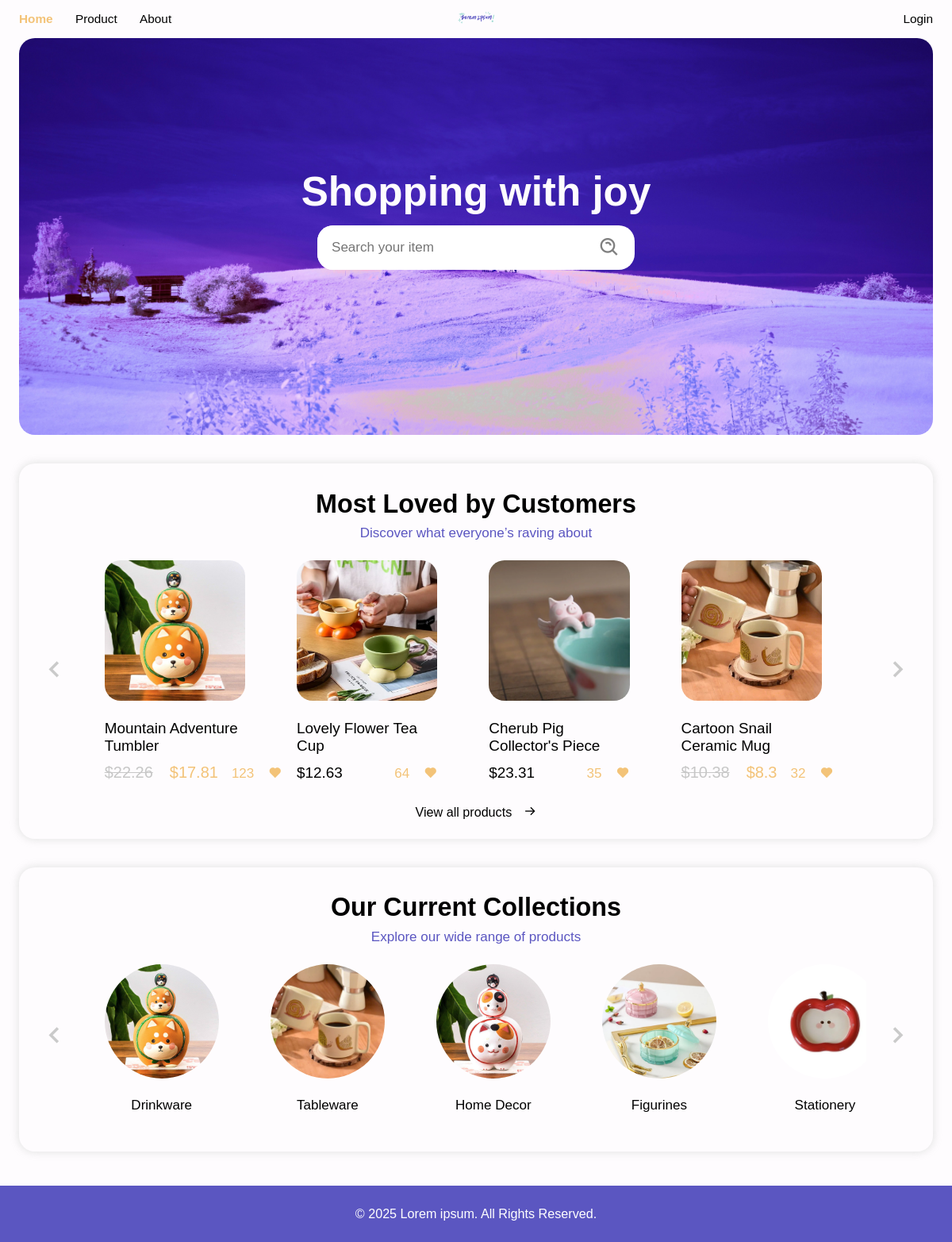
The page / on the database its author committed.
### tables this page shows
CREATE TABLE `products` (
  `id` int NOT NULL AUTO_INCREMENT,
  `title` varchar(255) NOT NULL,
  `imageLink` text,
  `productDesc` text,
  `catID` int DEFAULT NULL,
  `createdDate` datetime DEFAULT CURRENT_TIMESTAMP,
  `price` decimal(10,2) DEFAULT NULL,
  `salesAmount` decimal(10,0) DEFAULT '0',
  `inStock` decimal(10,0) DEFAULT '0',
  `discount` decimal(5,2) DEFAULT '0.00',
  PRIMARY KEY (`id`),
  KEY `catID` (`catID`),
  CONSTRAINT `products_ibfk_1` FOREIGN KEY (`catID`) REFERENCES `categories` (`catID`)
);

CREATE TABLE `categories` (
  `catID` int NOT NULL AUTO_INCREMENT,
  `catName` varchar(255) DEFAULT NULL,
  PRIMARY KEY (`catID`)
);

### app/db.php (called while the page is built, shortened)
<?php
class Database {
    public static $instance = null;
    public function __construct() {
        $this->connection = new mysqli('localhost','root','','lorem_ipsum');
    }
    public static function get_instance() {
        if (self::$instance == null) {
            self::$instance = new Database();
        }
        return self::$instance->connection;
    }
}
?>

### app/models/ProductModel.php (called while the page is built, shortened)
<?php
require_once __DIR__ . "../../db.php";
class ProductModel
{
    private $db;
    public function __construct()
    {
        $this->db = Database::get_instance();
    }
    public function get_most_popular($limit) {
        $sql = "SELECT * FROM products ORDER BY salesAmount DESC LIMIT ?";
        $stmt = $this->db->prepare($sql);
        $stmt->bind_param("i", $limit);
        $stmt->execute();
        $result = $stmt->get_result();
        return $result->fetch_all(MYSQLI_ASSOC);
    }
    public function get_categories_with_images() {
        $stmt = $this->db->prepare("CALL GetFirstImagePerCategory()");
        $stmt->execute();
        $result = $stmt->get_result();
        $categories = $result->fetch_all(MYSQLI_ASSOC);
        return $categories;
    }
}

### app/views/user/home.php (the view, shortened to what this page needs)
<div class="container">
    <div class="banner container" style="background-image: url('<?= e(IMAGE_PATH . "bg-purple.jpg") ?>')">
        <h1>Shopping with joy</h1>
        <div class="container">
            <form id="search-item" action="<?= e(BASE_URL . 'product/')?>" method="POST">
                <div id="search-bar">
                    <input type="text" name='title' placeholder="Search your item">
                    <button type="submit" class="btn-transparent"><i class='bx bx-search-alt'></i></button>
                </div>
            </form>
        </div>
    </div>
    <div class="home-box" id="home-popular">
        <h1>Most Loved by Customers</h1>
        <span class="c-iris">Discover what everyone’s raving about</span>
        <div class="flex">
            <button class="btn-transparent" onclick="overflowMove('home-popular', -500)">
                <i class='bx bx-chevron-left'></i>
            </button>
            <div class="flex overflow-x stretch">
                <?php foreach ($popular as $pop): ?>
                    <a
                        href="<?= e(PRODUCT_URL . slugify($pop["title"]) . "-" . $pop["id"]) ?>"
                        class="card container space-between">
                        <div>
                            <img src="<?= e(IMAGE_PATH . $pop["imageLink"]) ?>" alt="">
                            <h3 class="mt-2"><?= e($pop['title']) ?></h3>
                        </div>
                        <div class="flex space-between end">
                            <?php getDiscount($pop) ?>
                            <span class="flex c-yellow"><?= e($pop['salesAmount']) ?><i class='bx bxs-heart'></i></span>
                        </div>
                    </a>
                <?php endforeach; ?>
            </div>
            <button class="btn-transparent" onclick="overflowMove('home-popular',500)">
                <i class='bx bx-chevron-right'></i>
            </button>
        </div>
        <a href="<?= PRODUCT_URL ?>">View all products<i class='ms-1 bx bx-arrow-back bx-rotate-180'></i></a>
    </div>
    <div class="home-box" id="home-categories">
        <h1>Our Current Collections</h1>
        <span class="c-iris">Explore our wide range of products</span>
        <div class="flex">
            <button class="btn-transparent" onclick="overflowMove('home-categories',-500)">
                <i class='bx bx-chevron-left'></i>
            </button>
            <div class="flex overflow-x stretch">
                <?php foreach ($categories as $cat): ?>
                    <a
                        href="<?= e(PRODUCT_URL . "category/" . slugify($cat['catName']) . "-" . $cat['catID']) ?>"
                        class="card container">
                        <img src="<?= e(IMAGE_PATH . $cat["imageLink"]) ?>" alt="">
                        <span><?= e($cat['catName']) ?></span>
                    </a>
                <?php endforeach; ?>
            </div>
            <button class="btn-transparent" onclick="overflowMove('home-categories',500)">
                <i class='bx bx-chevron-right'></i>
            </button>
        </div>
    </div>
</div>

### index.php (shortened to what this page needs)
<?php
require_once __DIR__ . '/app/controllers/HomeController.php';
require_once __DIR__ . '/app/controllers/ProductController.php';
require_once __DIR__ . '/app/utils.php';
?>
<?php
$page = isset($_GET['page']) ? $_GET['page'] : 'home';
$valid_pages = ['home', 'product', 'about', 'login', 'register', 'logout', 'admin', 'cart'];
$home_controller = new HomeController();
?>
<!DOCTYPE html>
<html lang="en">
<head>
    <link rel="stylesheet" href="<?= STYLE_PATH ?>">
    <link href='https://unpkg.com/boxicons@2.1.4/css/boxicons.min.css' rel='stylesheet'>
    <link rel="stylesheet" href="https://unpkg.com/leaflet/dist/leaflet.css" />
    <link rel="stylesheet" href="https://cdn.jsdelivr.net/npm/sweetalert2@11/dist/sweetalert2.min.css">
</head>
<body>
    <?php
    if (!in_array($page, ['login', 'register'])) {
        include "app/views/include/header.php";
    }
    ?>
    <?php
    if (in_array($page, $valid_pages)) {
        switch ($page) {
            default:
                $home_controller->index();
        }
    } else {
        require '404.php';
    }
    ?>
    <?php
    include "app/views/include/footer.php";
    ?>
</body>
</html>

### app/views/include/header.php
<header>
	<?php require __DIR__ . "/nav.php"; ?>
	<a href="<?= e(BASE_URL) ?>" id="logo"><img class="logo" src="<?= e(IMAGE_PATH . "logo.png") ?>" alt="lorem ipsum"></a>
	<?php require __DIR__ . "/info.php"; ?>
</header>

### app/views/include/nav.php (shortened to what this page needs)
<div class="dynamic-nav" data-state="<?= isset($_SESSION['user_id']) ? 'login' : 'none' ?>">
    <ul class="hnav">
        <li><a href="<?= e(BASE_URL . 'home/') ?>" class="<?= ($page === 'home') ? 'selected' : '' ?>">Home</a></li>
        <li><a href="<?= e(BASE_URL . 'product/') ?>" class="<?= ($page === 'product') ? 'selected' : '' ?>">Product</a></li>
        <li><a href="<?= e(BASE_URL . 'about/') ?>" class="<?= ($page === 'about') ? 'selected' : '' ?>">About</a></li>
    </ul>
</div>

### app/views/include/info.php
<div class="info flex">
    <?php if (isset($_SESSION['user_id'])): ?>
        <a href="<?= BASE_URL ?>cart/"><i class='bx bx-cart-alt'></i></a>
        <span class="flex">
            <i class='bx bx-user me-1'></i>
            <?= e($_SESSION["username"]) ?>
        </span>
        <a class="mobile-hidden" href="<?= e(BASE_URL . "logout/") ?>">Log out</a>
    <?php else: ?>
        <a id="login-btn" href="<?= e(BASE_URL . "login/") ?>">Login</a>
    <?php endif; ?>
</div>

### app/controllers/HomeController.php (shortened to what this page needs)
<?php
require_once __DIR__ . "/../models/ProductModel.php";
class HomeController {
    private $model;
    public function __construct() {
        $this->model = new ProductModel();
    }
    public function index() {
        if (isset($_SESSION['role']) and $_SESSION['role'] == 'admin') {
            require __DIR__ . "/../views/admin/home.php";
        }
        else {
            $categories = $this->model->get_categories_with_images();
            $popular = $this->model->get_most_popular(5);
            require __DIR__ . "/../views/user/home.php";
        }
    }
}
?>

### app/utils.php
<?php
    function slugify($string) {
        $string = strtolower($string);
        $string = preg_replace('/[^a-z0-9\s-]/', '', $string);
        $string = preg_replace('/[\s-]+/', '-', $string);
        return trim($string, '-');
    }
    function getDiscount($item) {
        $price = $item['price'];
        $discount = round($price * (1 - $item['discount']), 2);
        if ($item['discount'] > 0) {
            echo "<span class='flex'>
                <h3 class='old-text' style='margin-right: 3px;'>$$price</h2>
                <h3 class='new-text'>$$discount</h2>
            </span>";
        } else {
            echo "<h3>$$price</h2>";
        }
    }
    function e($string) {
        return htmlspecialchars($string, ENT_QUOTES, 'UTF-8');
    }
?>

### app/views/include/footer.php
<footer>
    <p>&copy; 2025 Lorem ipsum. All Rights Reserved.</p>
</footer>

### public/css/index.css (style rules this page uses)
:root { --tiffany-blue: hsl(172, 45%, 74%); --snow: #fefcfe; --isabelline: #f3f3f3; --earth-yellow: #f3c378; --iris: #5b56c1; }
body { font-family: "Lexend", sans-serif; font-size: 2.2ex; background: var(--snow); margin: 0; padding: 0; display: flex; flex-direction: column; overflow: visible; min-height: 100vh; position: relative; padding-bottom: calc(2 * 10px + 2ex * 2 + 2vw); box-sizing: border-box; width: 100%; }
footer { background-color: var(--iris); color: white; text-align: center; padding: 10px; width: auto; position: absolute; bottom: 0; width: 100%; box-sizing: border-box; }
header { background-color: var(--snow); top: 0; padding: 0 2vw; height: 3rem; position: sticky; width: 100%; display: grid; grid-template-columns: 1fr auto 1fr; justify-content: space-between; box-sizing: border-box; z-index: 10; align-items: center; font-size: 1.8ex; }
a { text-decoration: none; color: black; }
h1,h2,h3 { margin: 0.5ex 0; padding: 0; }
h1, h2,h3 { font-weight: normal; }
.logo { height: 2ex; width: auto; aspect-ratio: auto; }

### public/css/common.css (style rules this page uses)
.container { display: flex; flex-direction: column; align-items: center; }
.btn-transparent { background: none; border: none; border-radius: var(--c); margin: 0; padding: 0; align-items: center; }
.flex { display: flex; align-items: stretch; }
.space-between { justify-content: space-between; }
.end { align-items: baseline; }
.stretch { align-items: stretch; }
.overflow-x { overflow-x: auto; overflow-y: hidden; }
.mt-2 { margin-top: 2ex; }
.ms-1 { margin-left: 1ex; }
.c-yellow { color: var(--earth-yellow); }
.c-iris { color: var(--iris); }
span { font-size: 2ex; }
img { width: 100px; aspect-ratio: 1/1; }
input { border: 1px solid gray; padding: 1.5ex; border-radius: 10px; box-sizing: border-box; width: 100%; }
div { box-sizing: border-box; width: 100%; }
button { font-family: "Lexend", sans-serif; padding: 1.5ex; border-radius: 10px; background-color: var(--snow); border: 1px solid black; text-align: center; }
.old-text { color: rgb(199, 199, 199); text-decoration: line-through; }
.new-text { color: var(--earth-yellow); }

### public/css/nav.css (style rules this page uses)
ul { list-style: none; padding: 0; }
ul li { display: inline; }
.info { display: flex; justify-content: end; align-items: center; }
.hnav { display: flex; align-items: center; }
.hnav li { margin-right: 2vw; }
.hnav .selected { color: var(--earth-yellow); font-weight: bold; }
.info a, .info span { margin-left: 2vw; display: flex; align-items: center; }
.dynamic-nav ul { display: block ; }

### public/css/home.css (style rules this page uses)
:root { --r: 20px; --c: 100px; }
.banner { height: 500px; width: calc(100vw - 4vw); margin: 0 2vw 3vw 2vw; background-size: cover; background-repeat: no-repeat; align-content: center; background-position: bottom; padding-top: 150px; padding-bottom: 2rem; border-radius: var(--r); }
.banner h1 { color: var(--snow); font-size: 6ex; }
#search-item { background-color: white; border-radius: var(--r); width: 400px; max-width: 90%; }
#search-bar { border-radius: var(--r); display: flex; align-items: center; }
#search-bar input { border-radius: var(--r); padding: 2ex; font-size: 2ex; border: none; }
#search-bar i { color: gray; font-size: 4ex; text-align: center; }
#search-bar button { padding: 0 2.5ex; }
.home-box { display: flex; flex-direction: column; align-items: center; margin: 0 2vw 3vw 2vw; width: calc(100vw - 4vw); padding: 2vw; border-radius: var(--r); box-shadow: 0 0 10px 2px rgba(226, 226, 226, 0.808); }
.home-box .card { margin: 2vw 2vw; justify-content: flex-start; flex-shrink: 0; }
#home-categories .card img { border-radius: var(--c); margin-bottom: 2vw; width: 100%; }
.home-box .flex { gap: 2ex; }
#home-categories .card { text-align: center; width: calc((100vw - 20vw) / 5 * 3/4); }
.home-box button { font-size: 5ex; font-weight: lighter; color:rgba(190, 190, 190, 0.808) }
#home-popular .card { width: calc((100% * 0.9) / 5); border-radius: var(--r); justify-content: space-between; }
#home-popular .card img { width: 100%; border-radius: var(--r); }
.home-box h1, .banner h1 { font-weight: bold; }

### rows shown on the page
products: imageLink (picture), title "Mountain Adventure Tumbler", price "22.26", discount "17.81", salesAmount "123"
products: imageLink (picture), title "Lovely Flower Tea Cup", price "12.63", salesAmount "64"
products: imageLink (picture), title "Cherub Pig Collector's Piece", price "23.31", salesAmount "35"
products: imageLink (picture), title "Cartoon Snail Ceramic Mug", price "10.38", discount "8.3", salesAmount "32"
categories: shows a picture, catName "Drinkware"
categories: shows a picture, catName "Tableware"
categories: shows a picture, catName "Home Decor"
categories: shows a picture, catName "Figurines"
categories: shows a picture, catName "Stationery"
